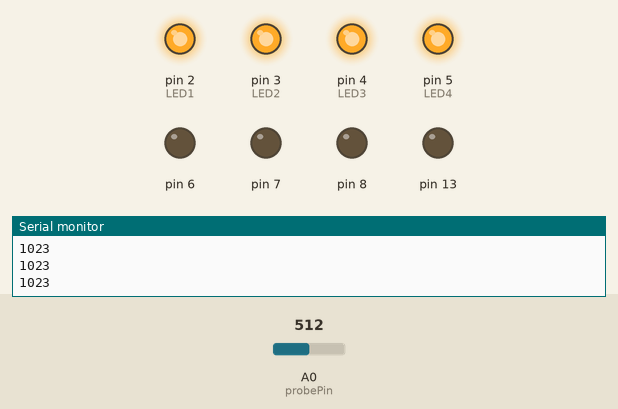
The sketch below on a simulated Arduino Uno, built with avr-gcc and run on an emulated ATmega328P. On the bench: output pins drawn as LEDs (lit = HIGH), the last lines printed to the serial monitor. Inputs (shaded band) come from the test bench; at power-on: A0 (probePin) = 512.

Above: at 1.2 s.
1.3 s: A0 (probePin) set to 5
At 2.5 s:
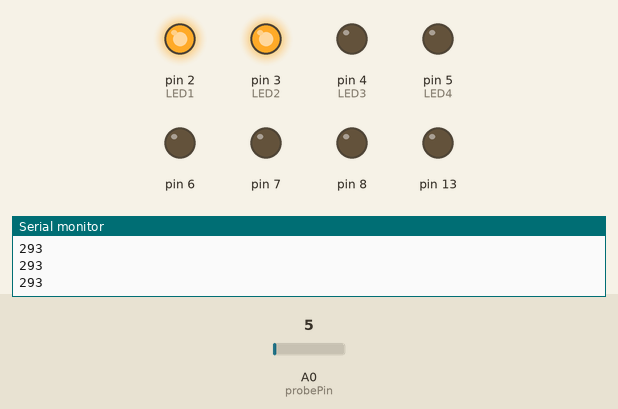
2.8 s: A0 (probePin) set to 25
At 3.9 s:
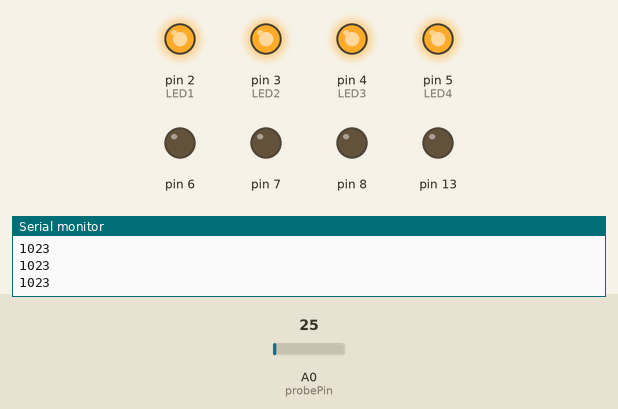
Timing chart, 0 to 5.8 s (numbered marks = the images above; inputs shaded):
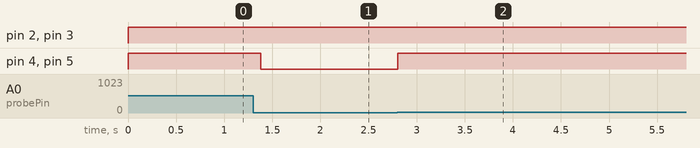

The sketch:

fantome.ino
```cpp
#define NUMREADINGS 15

int senseLimit = 15; int probePin = 0; int val = 0;

int LED1 = 2;
int LED2 = 3;
int LED3 = 4;
int LED4 = 5;
int LED5 = 9;
//int LED6 = 7;
//int LED7 = 8;

int buzzer = 13;

int buzzerTone = 0;

unsigned long previousMillis = 0; const long interval = 1000;

int readings[NUMREADINGS];
int index = 0;
int total = 0;
int average = 0;

void setup() {
  pinMode(2, OUTPUT);
  pinMode(3, OUTPUT);
  pinMode(4, OUTPUT);
  pinMode(5, OUTPUT);
  pinMode(6, OUTPUT);
  pinMode(7, OUTPUT);
  pinMode(8, OUTPUT);
  pinMode(13, OUTPUT);

  Serial.begin(9600);

  for (int i = 0; i < NUMREADINGS; i++)
    readings[i] = 0;

}

void loop() {
  // put your main code here, to run repeatedly:
  fantome();
}


void fantome() {

    val = analogRead(probePin);

    if(val >= 1){

        val = constrain(val, 1, senseLimit); val = map(val, 1, senseLimit, 1, 1023);

        total -= readings[index]; readings[index] = val; total += readings[index]; index = (index + 1);

        if (index >= NUMREADINGS) index = 0;

        average = total / NUMREADINGS;

        if (average > 100) {digitalWrite(LED1, HIGH);} else {digitalWrite(LED1, LOW);}

        if (average > 200) {digitalWrite(LED2, HIGH);} else {digitalWrite(LED2, LOW);}

        if (average > 300) {digitalWrite(LED3, HIGH);} else {digitalWrite(LED3, LOW);}

        if (average > 400) {digitalWrite(LED4, HIGH);} else {digitalWrite(LED4, LOW);}

        if (average > 500) {digitalWrite(LED5, HIGH);} else {digitalWrite(LED5, LOW);}

     //   if (average > 600) {digitalWrite(LED6, HIGH);} else {digitalWrite(LED6, LOW);}

     //   if (average > 700) {digitalWrite(LED7, HIGH); tone(buzzer, 1000);} else {digitalWrite(LED7, LOW); noTone(buzzer);}

        Serial.println(val);

        } // use output to aid in calibrating

}
```

Measured:
- after the input at 1.3 s, pin 4 (LED3): HIGH → LOW after 0.08 s; pin 5 (LED4): HIGH → LOW after 0.07 s
- after the input at 2.8 s, pin 4 (LED3), pin 5 (LED4): LOW → HIGH at once
